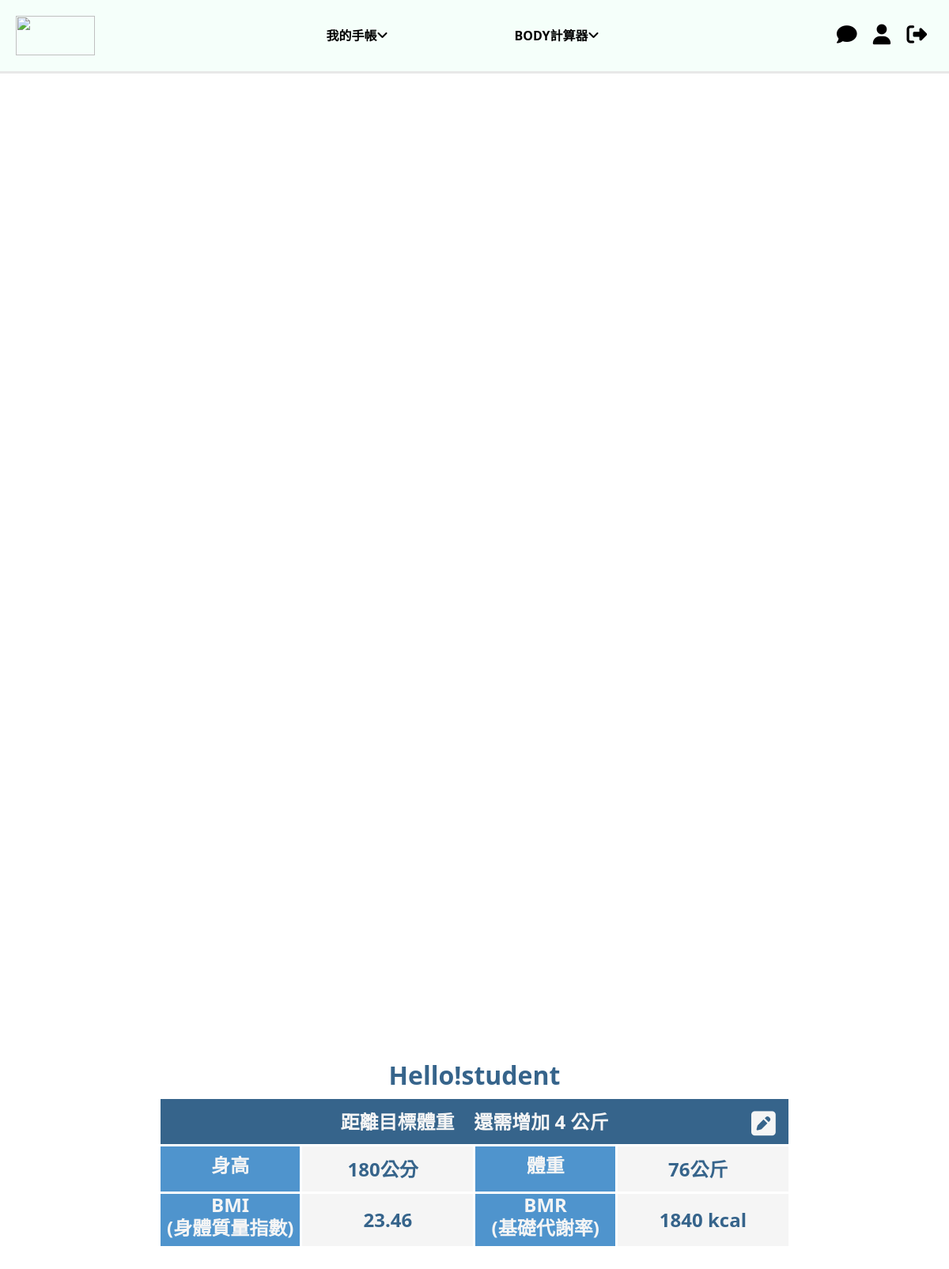
Page /usermain.php (signed in) on the committed database.
### tables this page shows
CREATE TABLE `user` (
  `uno` int(10) NOT NULL,
  `uname` varchar(12) NOT NULL,
  `uaccount` varchar(30) NOT NULL,
  `upassword` varchar(16) NOT NULL,
  `urole` varchar(5) NOT NULL
);

CREATE TABLE `personal` (
  `uno` int(10) NOT NULL,
  `uname` varchar(12) NOT NULL,
  `sex` int(1) NOT NULL DEFAULT 0,
  `height` int(3) DEFAULT 0,
  `weight` int(3) DEFAULT 0,
  `birthday` date DEFAULT NULL,
  `activity` float NOT NULL DEFAULT 0,
  `age` int(3) NOT NULL DEFAULT 0,
  `g_weight` int(3) NOT NULL DEFAULT 0
);

### usermain.php (the view, shortened to what this page needs)
<?php
    require("DBconnect.php");
    $uno = $_SESSION['uno'];
    $SQL = "SELECT * FROM user WHERE uno ='$uno'";
    $result = mysqli_query($link, $SQL);
    while($row = mysqli_fetch_array($result)){
        $uname = $row['uname'];
    }
    $SQL = "SELECT * FROM personal WHERE uno ='$uno' AND uname ='$uname'";
    $result = mysqli_query($link, $SQL);
    while($row = mysqli_fetch_array($result)){
        $height = $row['height'];
        $weight = $row['weight'];
        $sex = $row['sex'];
        $age = $row['age'];
        $activity = $row['activity'];
        $g_weight = $row['g_weight'];
    }
    if($weight != 0 && $g_weight != 0){
        if(($weight - $g_weight) > 0){
            $goal = "距離目標體重&nbsp&nbsp&nbsp&nbsp還需減少&nbsp".($weight - $g_weight)."&nbsp公斤";
        }else{
            $goal = "距離目標體重&nbsp&nbsp&nbsp&nbsp還需增加&nbsp".($g_weight - $weight)."&nbsp公斤";
        }
    }elseif($weight != 0 && $g_weight == 0){
        $goal = "距離目標體重&nbsp&nbsp&nbsp&nbsp尚未設定目標體重!";
    }else{
        $goal = "距離目標體重&nbsp&nbsp&nbsp&nbsp尚未建立基本資料!";
    }
    if($height != 0  && $weight != 0){
        $bmi = round((($weight * 100)/$height)/($height/100),2);
    }else{
        $bmi = '尚未建立基本資料';
    }
    if($sex == 1 && $height != 0 && $weight != 0 && $activity !=0){
        $bmr= round(((10 * $weight) + (6.25 * $height) - (5 * $age) + 5),2).' kcal';
    }elseif($sex == 2 && $height != 0 && $weight != 0 && $activity !=0){
        $bmr= round(((10 * $weight) + (6.25 * $height) - (5 * $age) + (-161)),2).' kcal';
    }else{
        $bmr = '尚未建立基本資料';
    }
?>
<!DOCTYPE html>
<html lang="zh-hant">
<head>
    <link href="https://cdn.jsdelivr.net/npm/bootstrap@5.0.1/dist/css/bootstrap.min.css" rel="stylesheet">
</head>
<body style="background-image:url('img/usermain.jpg');background-size:cover;">
<header class="main-header">
    <div class="container" style="background-color:#f5fffa;border-bottom-style:solid;border-color:#e8e8e8">
        <a href="#" class="logo">
            <img src="img/heart.jpg" width='50' height='50'>
        </a>
        <ul class="nav">
            <li><a href='#'><b>我的手帳<span class="fa fa-angle-down"></span></a>
            </li>
            <li><a href='#'><b>BODY計算器<span class="fa fa-angle-down"></span></a>
            </li>
        </ul>
        <nav class="icon-nav">
            <a href='#' data-bs-toggle="modal" data-bs-target="#loginModal"><span class="fa fa-comment" style="font-size: 1.6em"></sapn></a>
            <a href='psndata.php'><span class="fa fa-user" style="font-size: 1.6em"></span></a>
            <a href='main.php'><span class="fa-solid fa-right-from-bracket" style="font-size: 1.6em"></span></a>
        </nav>
    </div>
</header>
<div class="personal" style="width: 800px;margin-top: -165px;margin-left: -400px;">
<div class="edit" style="width:30px;">
    <a href='#' data-bs-toggle="modal" data-bs-target="#psnModal" style="color:#f5f5f5"><span class="fa fa-pencil-square" style="font-size: 2.2em"></span></a>
    </div>
<div>
<table style="width: 100%;">
        <tr height="30px">
            <td colspan="4" align="center"><font size="5" color="#36648b"><h2><b><?php echo "Hello!".$uname; ?></h2></font></td>
        </tr>
        <tr>
            <td colspan="4" align="center" height="60px" style="border:solid;border-color:#fff;background-color:#36648b;color:#f5f5f5;">
                <font size="5">
                    <?php echo $goal;?>
                </font>
            </td>
        </tr>
        <tr>
            <td align="center" height="60px" width="180px" style="border:solid;border-color:#fff;background-color:#4f94cd;color:#f5f5f5;"><h4><b>身高</h4></td>
            <td align="center" height="60px" width="220px" style="border:solid;border-color:#fff;background-color:#f5f5f5;">
                <font size="5" color="#36648b">
                    <?php if($height != 0){echo $height."公分&nbsp&nbsp";}else{echo "尚未建立身高";}?>
                </font>
            </td>
            <td align="center" height="60px" width="180px" style="border:solid;border-color:#fff;background-color:#4f94cd;color:#f5f5f5;"><h4><b>體重</h4></td>
            <td align="center" height="60px" width="220px" style="border:solid;border-color:#fff;background-color:#f5f5f5;">
                <font size="5" color="#36648b">
                    <?php if($weight != 0){echo $weight."公斤&nbsp&nbsp";}else{echo "尚未建立體重";}?>
                </font>
            </td>
        </tr>
        <tr>
            <td align="center" height="60px" width="180px" style="border:solid;border-color:#fff;background-color:#4f94cd;color:#f5f5f5;"><h4><b>BMI</br>(身體質量指數)</h4></td>
            <td align="center" height="60px" width="220px" style="border:solid;border-color:#fff;background-color:#f5f5f5;">
                <font size="5" color="#36648b">
                    <?php echo $bmi;?>
                </font>
            </td>
            <td align="center" height="60px" width="180px" style="border:solid;border-color:#fff;background-color:#4f94cd;color:#f5f5f5;"><h4><b>BMR</br>(基礎代謝率)</h4></td>
            <td align="center" height="60px" width="220px" style="border:solid;border-color:#fff;background-color:#f5f5f5;">
                <font size="5" color="#36648b">
                    <?php echo $bmr;?>
                </font>
            </td>
        </tr>
    </table>
</div>
</div>
</body>
</html>

### usermain.php (style rules this page uses)
* { margin: 0; padding: 0; list-style: none; }
.main-header .container { display: flex; position: fixed; align-items: center; padding: 20px; max-width: 100%; left: 0; right: 0; z-index:50; }
.main-header .logo { width: 100px; }
.main-header .logo img { width: 100%; vertical-align: middle; }
.main-header .nav { margin: auto; display: flex; }
.main-header .nav a { color: #000; text-decoration: none; padding: 5px 5em; position: relative; }
.main-header .nav li { transform: translateY(0px); transition: .3s; }
.main-header .nav li:after { content: ''; position: absolute; left: 50%; right: 50%; bottom: -5px; height: 0; border-bottom: 1px solid #000; transition: .3s; }
.main-header .icon-nav a { text-decoration: none; padding: 5px 0.5em; color: #000; }
.personal { position:absolute; top:50%; left:50%; }
.edit { position:absolute; top:50%; left:50%; margin-top: -57px; margin-left: 350px; }

### rows in the picture
user: uname "student"
personal: goal "距離目標體重 還需增加 4 公斤", height "180", weight "76", bmi "23.46", bmr "1840 kcal"
